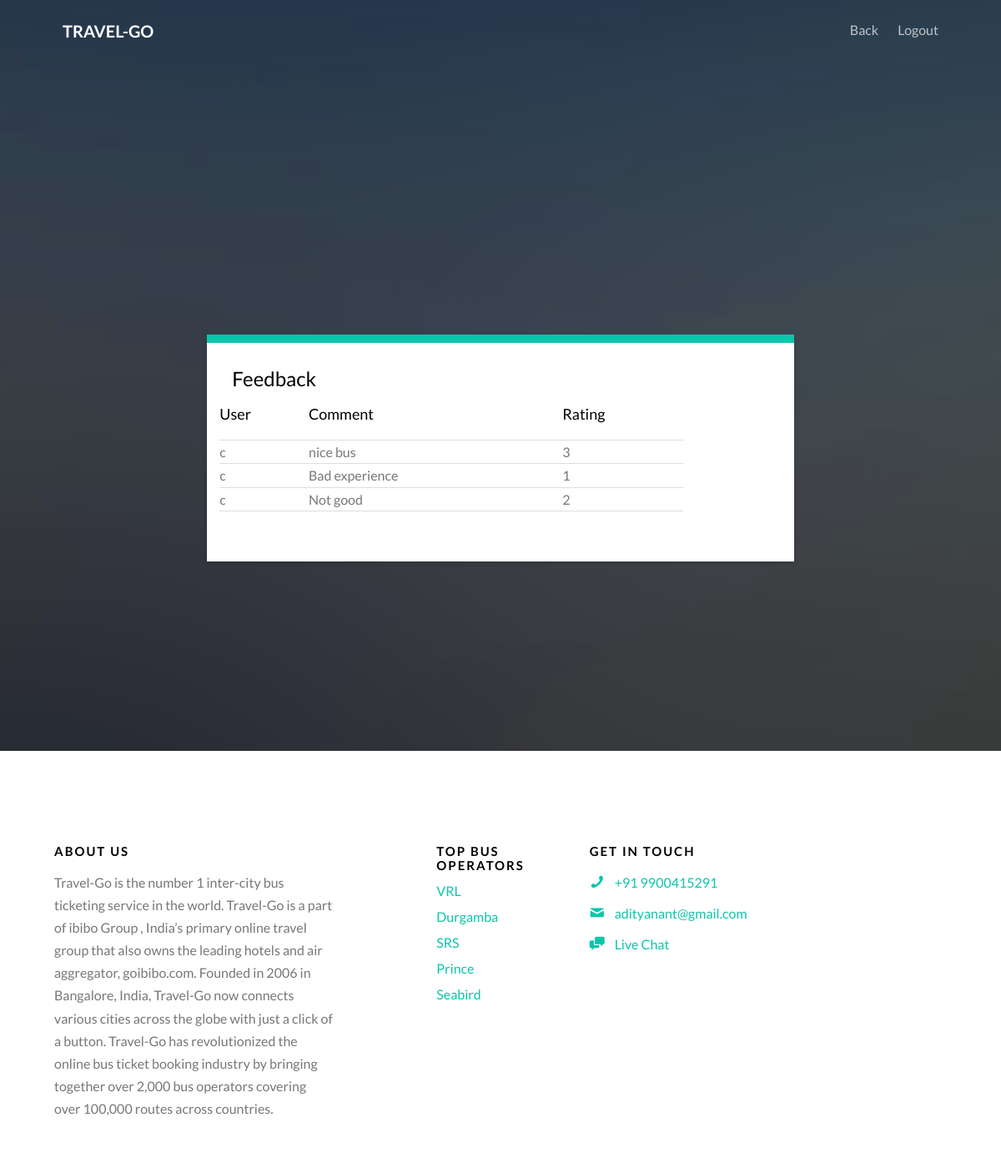
The app's page /booking/view_feedback/ (signed in) with its own data.
### booking/models.py (models this page shows, shortened)
class UserFeedback(models.Model):
    user = models.ForeignKey(User,on_delete=models.CASCADE)
    booking = models.ForeignKey(Booking,on_delete=models.CASCADE,null=True)
    comment = models.TextField(blank=True)
    rating = models.IntegerField(blank=True,choices=(('1','1'),('2','2'),('3','3'),('4','4'),('5','5')))

class User(AbstractUser):
    is_passenger = models.BooleanField(default=False)
    is_bus_operator = models.BooleanField(default=False)
    def __str__(self):
        return("Username : " + self.username + " Passenger : " + str(self.is_passenger) + " Bus Operator  : " + str(self.is_bus_operator))

### booking/views.py (the view)
@login_required
def view_feedback(request):
	user = request.user
	print user.username
	feedback = UserFeedback.objects.all()
	f1 = []
	for f in feedback:
		print f.booking.bus.bus_op
		if f.booking.bus.bus_op.username == user.username:
			f1.append(f)
	if len(f1):
		return render(request,'booking/view_feedback.html', {'bookings':f1})
	else:
		message = "No Feedback"
		print message
		return redirect('/booking/bus_operator/?p=%s' % message)

### booking/templates/booking/view_feedback.html (shortened to what this page needs)
{% extends 'booking/index.html' %}
{% block nav %}
<div class="row">
				<div class="col-sm-4 col-xs-12">
					<div id="gtco-logo"><a href="/booking">Travel-go<em></em></a></div>
				</div>
				<div class="col-xs-8 text-right menu-1">
					<ul>
						<li><a href="/booking/bus_operator/">Back</a></li>
						<li><a href="/booking">Logout</a></li>
					</ul>
				</div>
				</div>
{% endblock %}
{% block k %}
<div class="col-md-8 col-md-push-2 animate-box" data-animate-effect="fadeInRight">
<div class="form-wrap">
<div class="tab">
<div class="tab-content">
<div class="tab-content-inner active" data-content="signup">
	<h3>Feedback</h3>
													<div class="row form-group">
													<div class="row form-group">
														<div class="col-md-10">
															<table  style="width: 100%">
															<tr style="border-bottom: 1px solid #ddd;">
																<td colspan="8"><h4>User</h4></td>
																<td colspan="8"><h4>Comment</h4></td>
																<td colspan="8"><h4>Rating</h4></td>
															</tr>
															{% for b in bookings%}
															<tr style="border-bottom: 1px solid #ddd;">
																<td colspan="8">{{b.user.username}}</td>
																<td colspan="8">{{b.comment}}</td>
																<td colspan="8">{{b.rating}}</td>
															</tr>
															{% endfor %}
															</table>
														</div>
													</div>
										</div>
										</div>
									</div>
								</div>
							</div>
{% endblock%}

### booking/static/booking/css/style.css (style rules this page uses)
body { font-family: "Lato", Arial, sans-serif; font-weight: 400; font-size: 16px; line-height: 1.7; color: #777; background: #fff; }
a { color: #09C6AB; -webkit-transition: 0.5s; -o-transition: 0.5s; transition: 0.5s; }
h1, h2, h3, h4, h5, h6, figure { color: #000; font-family: "Lato", Arial, sans-serif; font-weight: 400; margin: 0 0 20px 0; }
.gtco-nav #gtco-logo { font-size: 20px; margin: 0; padding: 0; text-transform: uppercase; font-weight: bold; }
.gtco-nav a { padding: 5px 10px; color: #fff; }
.gtco-nav ul { padding: 0; margin: 2px 0 0 0; }
.gtco-nav ul li { padding: 0; margin: 0; list-style: none; display: inline; }
.gtco-nav ul li a { font-size: 16px; padding: 30px 10px; color: rgba(255, 255, 255, 0.7); -webkit-transition: 0.3s; -o-transition: 0.3s; transition: 0.3s; }
#gtco-header .form-wrap { border-top: 10px solid #09C6AB; position: relative; width: 100%; -webkit-box-shadow: 0px 2px 5px 0px rgba(0, 0, 0, 0.15); -moz-box-shadow: 0px 2px 5px 0px rgba(0, 0, 0, 0.15); box-shadow: 0px 2px 5px 0px rgba(0, 0, 0, 0.15); }
#gtco-header .form-wrap .tab-content { z-index: 10; position: relative; clear: both; background: #fff; padding: 30px; }
#gtco-header .form-wrap .tab-content .tab-content-inner { display: none; }
#gtco-header .form-wrap .tab-content .tab-content-inner.active { display: block; }
#gtco-offcanvas a { color: rgba(255, 255, 255, 0.5); }
#gtco-offcanvas ul { padding: 0; margin: 0; }
#gtco-offcanvas ul li { padding: 0; margin: 0; list-style: none; }
.js .animate-box { opacity: 0; }

### records on screen
UserFeedback: user.username "c", comment "nice bus", rating "3"
UserFeedback: user.username "c", comment "Bad experience", rating "1"
UserFeedback: user.username "c", comment "Not good", rating "2"
